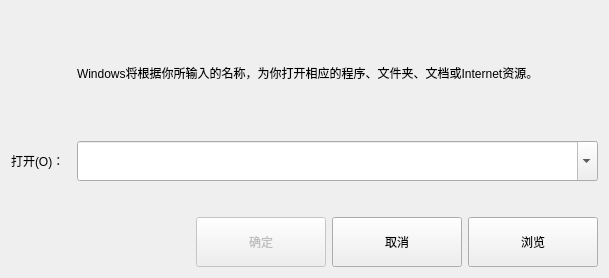
<?xml version="1.0" encoding="UTF-8"?>
<ui version="4.0">
 <class>RunApp</class>
 <widget class="QWidget" name="RunApp">
  <property name="geometry">
   <rect>
    <x>0</x>
    <y>0</y>
    <width>609</width>
    <height>278</height>
   </rect>
  </property>
  <property name="windowTitle">
   <string>RunApp</string>
  </property>
  <layout class="QVBoxLayout" name="verticalLayout_2">
   <item>
    <layout class="QVBoxLayout" name="verticalLayout">
     <item>
      <layout class="QHBoxLayout" name="horizontalLayout">
       <item>
        <widget class="QLabel" name="label">
         <property name="minimumSize">
          <size>
           <width>60</width>
           <height>0</height>
          </size>
         </property>
         <property name="maximumSize">
          <size>
           <width>60</width>
           <height>16777215</height>
          </size>
         </property>
         <property name="text">
          <string/>
         </property>
         <property name="pixmap">
          <pixmap>C:/Users/huxings/Desktop/run.png</pixmap>
         </property>
        </widget>
       </item>
       <item>
        <widget class="QLabel" name="label_2">
         <property name="text">
          <string>Windows将根据你所输入的名称，为你打开相应的程序、文件夹、文档或Internet资源。</string>
         </property>
         <property name="wordWrap">
          <bool>true</bool>
         </property>
        </widget>
       </item>
      </layout>
     </item>
     <item>
      <layout class="QHBoxLayout" name="horizontalLayout_2">
       <item>
        <widget class="QLabel" name="label_3">
         <property name="minimumSize">
          <size>
           <width>60</width>
           <height>0</height>
          </size>
         </property>
         <property name="maximumSize">
          <size>
           <width>60</width>
           <height>16777215</height>
          </size>
         </property>
         <property name="text">
          <string>打开(O)：</string>
         </property>
        </widget>
       </item>
       <item>
        <widget class="QComboBox" name="cmdComboBox">
         <property name="minimumSize">
          <size>
           <width>0</width>
           <height>40</height>
          </size>
         </property>
         <property name="maximumSize">
          <size>
           <width>16777215</width>
           <height>40</height>
          </size>
         </property>
         <property name="editable">
          <bool>true</bool>
         </property>
        </widget>
       </item>
      </layout>
     </item>
     <item>
      <spacer name="verticalSpacer">
       <property name="orientation">
        <enum>Qt::Vertical</enum>
       </property>
       <property name="sizeType">
        <enum>QSizePolicy::Fixed</enum>
       </property>
       <property name="sizeHint" stdset="0">
        <size>
         <width>20</width>
         <height>30</height>
        </size>
       </property>
      </spacer>
     </item>
     <item>
      <layout class="QHBoxLayout" name="horizontalLayout_3">
       <item>
        <spacer name="horizontalSpacer">
         <property name="orientation">
          <enum>Qt::Horizontal</enum>
         </property>
         <property name="sizeHint" stdset="0">
          <size>
           <width>40</width>
           <height>20</height>
          </size>
         </property>
        </spacer>
       </item>
       <item>
        <widget class="QPushButton" name="sureBtn">
         <property name="enabled">
          <bool>false</bool>
         </property>
         <property name="minimumSize">
          <size>
           <width>130</width>
           <height>50</height>
          </size>
         </property>
         <property name="text">
          <string>确定</string>
         </property>
         <property name="checkable">
          <bool>false</bool>
         </property>
         <property name="autoDefault">
          <bool>false</bool>
         </property>
         <property name="default">
          <bool>false</bool>
         </property>
         <property name="flat">
          <bool>false</bool>
         </property>
        </widget>
       </item>
       <item>
        <widget class="QPushButton" name="cancleBtn">
         <property name="minimumSize">
          <size>
           <width>130</width>
           <height>50</height>
          </size>
         </property>
         <property name="text">
          <string>取消</string>
         </property>
        </widget>
       </item>
       <item>
        <widget class="QPushButton" name="viewBtn">
         <property name="minimumSize">
          <size>
           <width>130</width>
           <height>50</height>
          </size>
         </property>
         <property name="maximumSize">
          <size>
           <width>130</width>
           <height>50</height>
          </size>
         </property>
         <property name="text">
          <string>浏览</string>
         </property>
        </widget>
       </item>
      </layout>
     </item>
    </layout>
   </item>
  </layout>
 </widget>
 <layoutdefault spacing="6" margin="11"/>
 <resources/>
 <connections/>
</ui>
